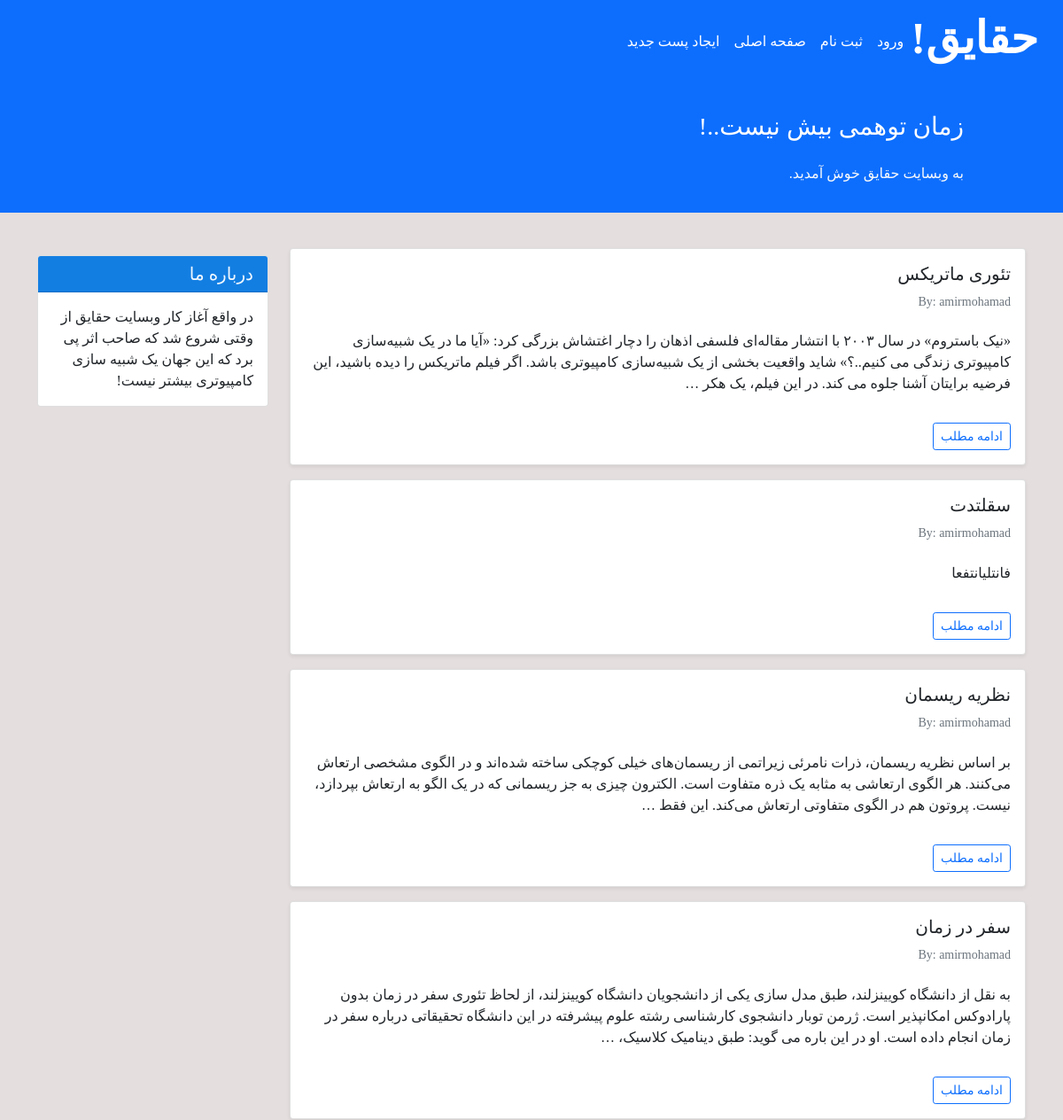
The app's page / (upper part), older data.
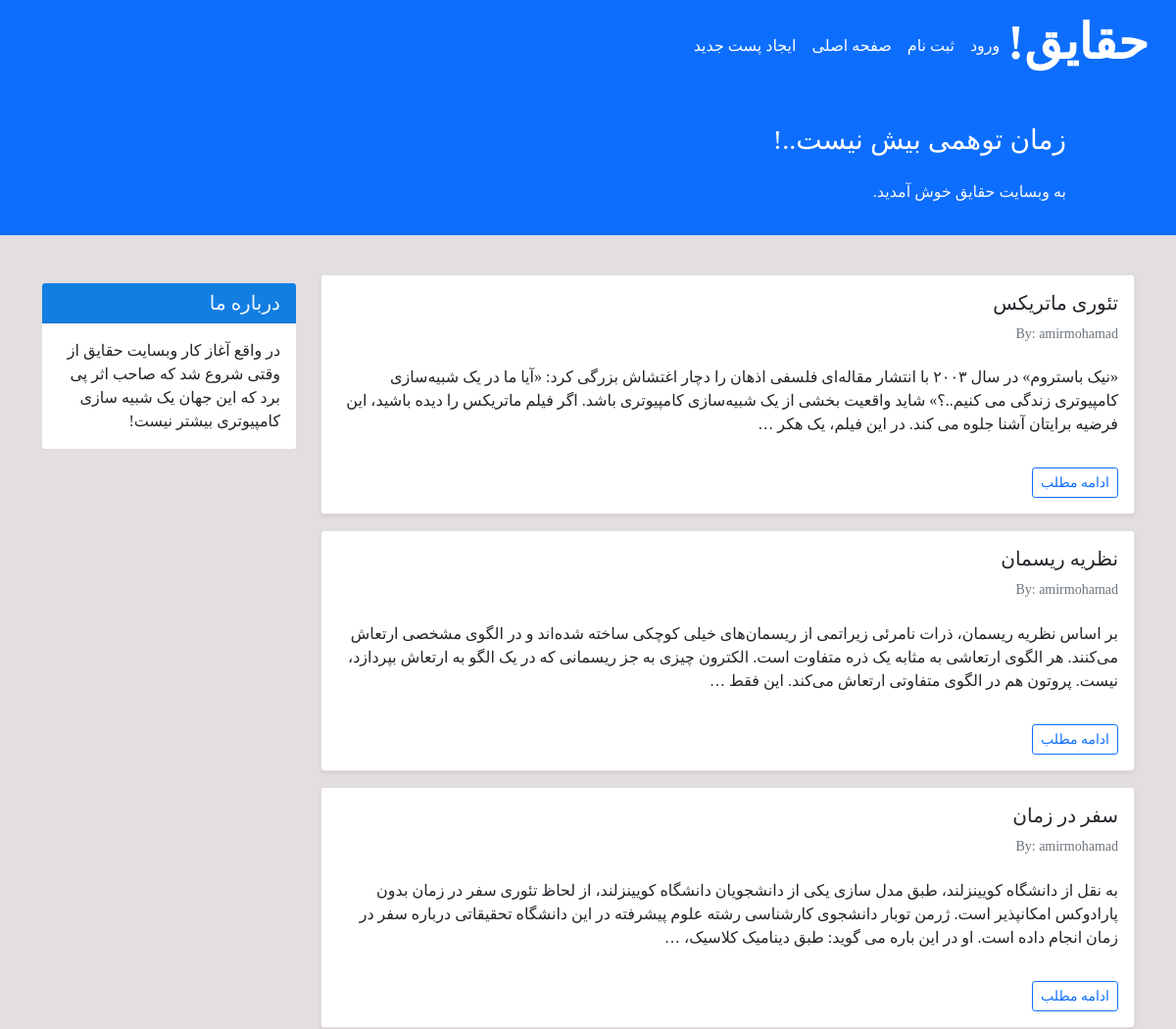
The same page, newer data.
### theory/models.py (models this page shows, shortened)
class Post(models.Model):
    STATUS_CHOICES=(
        ('pub', 'Published'),
        ('drf', 'Draft'),
    )
    title=models.CharField(max_length=100)
    text=models.TextField()
    author=models.ForeignKey('auth.User', on_delete=models.CASCADE)
    datetime_created=models.DateTimeField(auto_now_add=True)
    datetime_modified=models.DateTimeField(auto_now=True)
    status=models.CharField(choices=STATUS_CHOICES, max_length=3)

### theory/views.py (the view)
# urls.py: path('',views.PostListView.as_view(), name='post_list'),
class PostListView(generic.ListView):
    template_name = 'theory/post_list.html'
    context_object_name = 'post_list'
    def get_queryset(self):
        return Post.objects.filter(status='pub').order_by('-datetime_modified')

### theory/templates/theory/post_list.html (shortened to what this page needs)
{% extends '_base.html' %}
{% block content %}
    <div class="container mt-4">
        <div class="row">
            <div class="col-9">
                {% for post in post_list %}
                    <div class="card shadow-sm my-3">
                        <div class="card-body">
                            <h5 class="card-title">{{ post.title }}</h5>
                            <h6 class="card-subtitle md-2 text-muted small py-2">By: {{ post.author }}</h6>
                            <p class="card-text py-3">
                                {{ post.text|truncatewords:50 }}
                            </p>
                            <a href="{% url 'post_detail' post.id %}" class="btn btn-sm btn-outline-primary">ادامه مطلب</a>
                        </div>
                    </div>
                {% endfor %}
            </div>
            <div class="col-3">
                <div class="card my-4">
                    <h5 class="card-header" style="background-color: rgb(19, 126, 226); color: rgb(240, 248, 255);">درباره ما</h5>
                    <div class="card-body">
                        <p class="card-text">در واقع آغاز کار وبسایت حقایق از وقتی شروع شد که صاحب اثر پی برد که این جهان یک شبیه سازی کامپیوتری بیشتر نیست!</p>
                    </div>
                </div>
            </div>
        </div>
    </div>
{% endblock content %}

### templates/_base.html (shortened to what this page needs)
<!doctype html>
<html dir="rtl">
<head>
    <link href="https://cdn.jsdelivr.net/npm/bootstrap@5.1.3/dist/css/bootstrap.min.css" rel="stylesheet"
>
</head>
<body style="background-color: rgb(228, 222, 222);">
<nav class="navbar navbar-expand-lg navbar-dark bg-primary">
    <div class="container-fluid">
        <a class="navbar-brand" href="/"><h1><b style="font-size: 50px;">حقایق!</b></h1></a>
        <div class="collapse navbar-collapse" id="navbarNavAltMarkup">
            <div class="navbar-nav">
                {% if user.is_authenticated %}
                    <a class="nav-link active" aria-current="page" href="{% url 'logout' %}">خروج</a>
                {% else %}
                    <a class="nav-link active" aria-current="page" href="{% url 'login' %}">ورود</a>
                    <a class="nav-link active" aria-current="page" href="{% url 'signup' %}">ثبت نام</a>
                {% endif %}
                <a class="nav-link active" aria-current="page" href="/">صفحه اصلی</a>
                <a class="nav-link active" aria-current="page" href="{% url 'post_create' %}">ایجاد پست جدید</a>
            </div>
        </div>
    </div>
</nav>
<div class="container-fluid bg-primary">
    <div class="row py-3">
        <div class="col-md-8 col-md-10 mx-auto" style="color: rgb(12, 12, 12);">
            <h3 class="my-4 mt-3 text-white">زمان توهمی بیش نیست..!</h3>
            <p class="text-light">به وبسایت حقایق خوش آمدید.</p>
        </div>
    </div>
</div>
{% block content %}
{% endblock %}
</body>
</html>

### templates/_base.html (style rules this page uses)
body { font-family: 'Irancell' !important; }

Row changes from the older to the newer data that the page shows:
removed Post: title "سقلتدت", author "amirmohamad", text "فانتلیانتفعا"
